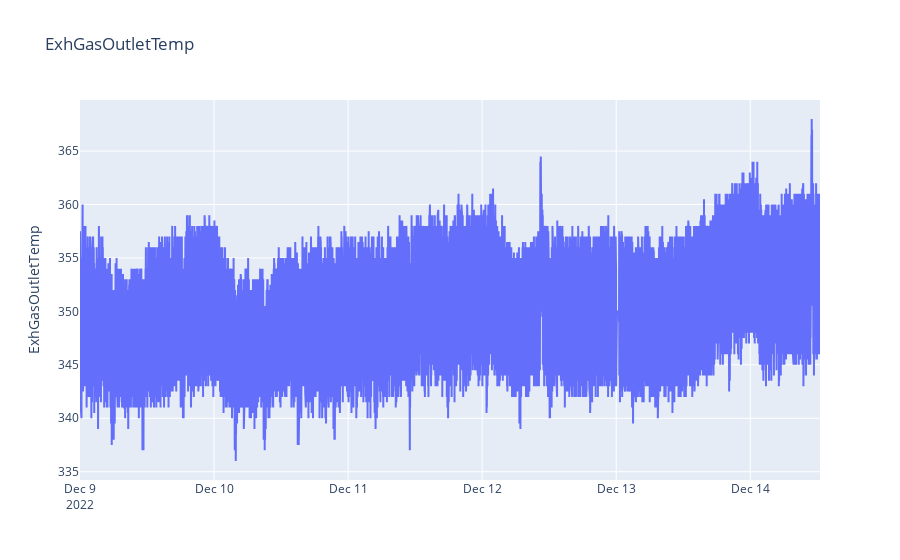

This figure's notebook cell:
### Code cell
# ExhGasOutletTemp Data Visualization
fig = go.Figure()
fig.add_trace(go.Scatter(x=df["time"], y=df["ExhGasOutletTemp"], mode='lines', name='ExhGasOutletTemp'))
fig.update_layout(title_text="ExhGasOutletTemp", yaxis1=dict(title="ExhGasOutletTemp", side='left'))
fig.show()

### Figure 1 — Plotly figure (JSON) as saved in the notebook; plotly's stock layout.template omitted (floating-point values rounded to 4 significant figures; data arrays with more than 128 entries replaced by an {"elided": "..."} marker saying what was removed)
{"data": [{"mode": "lines", "name": "ExhGasOutletTemp", "type": "scatter", "x": {"elided": "7950 str values"}, "y": {"elided": "7950 float values"}}], "layout": {"title": {"text": "ExhGasOutletTemp"}, "yaxis": {"side": "left", "title": {"text": "ExhGasOutletTemp"}}}}
